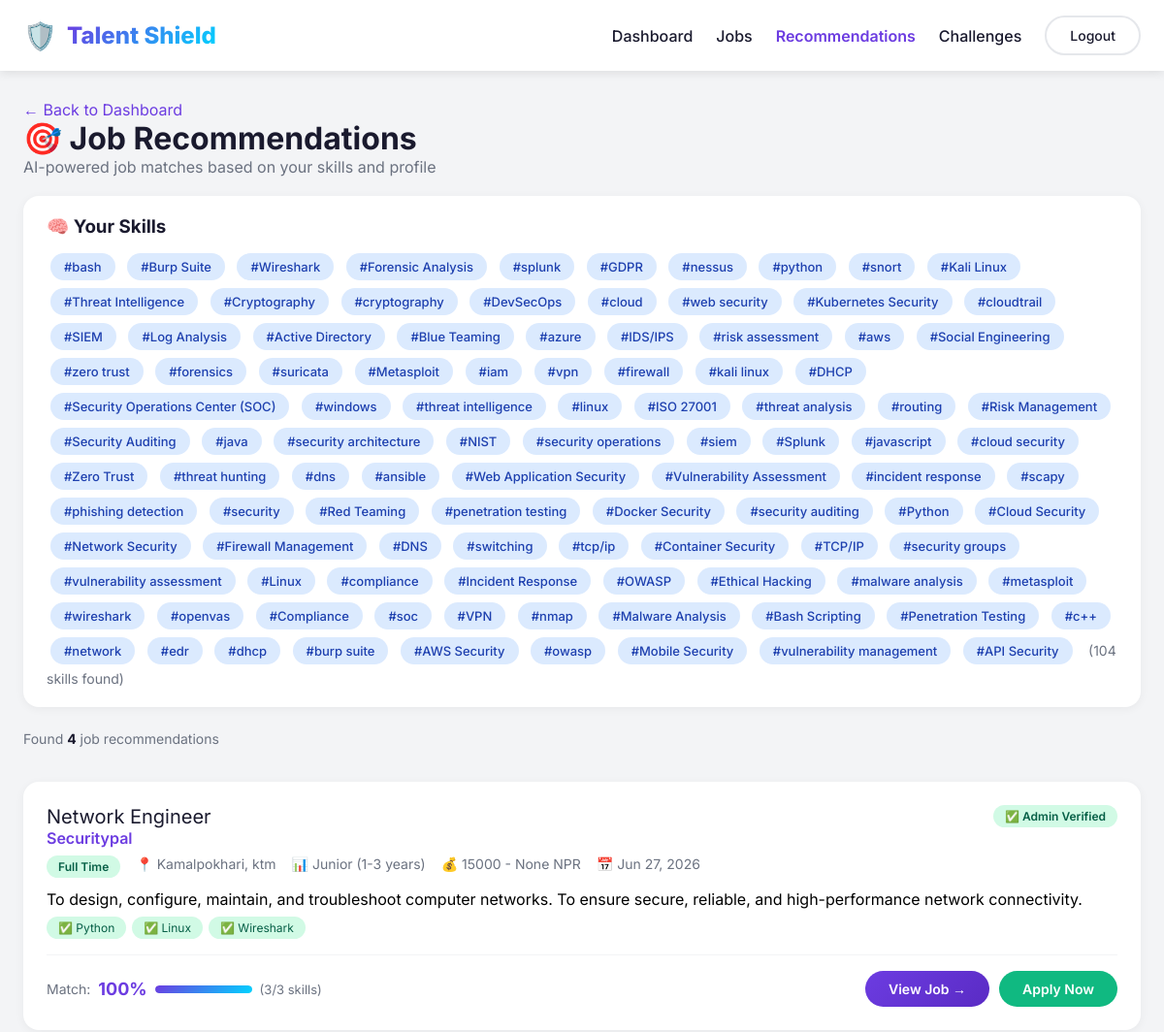
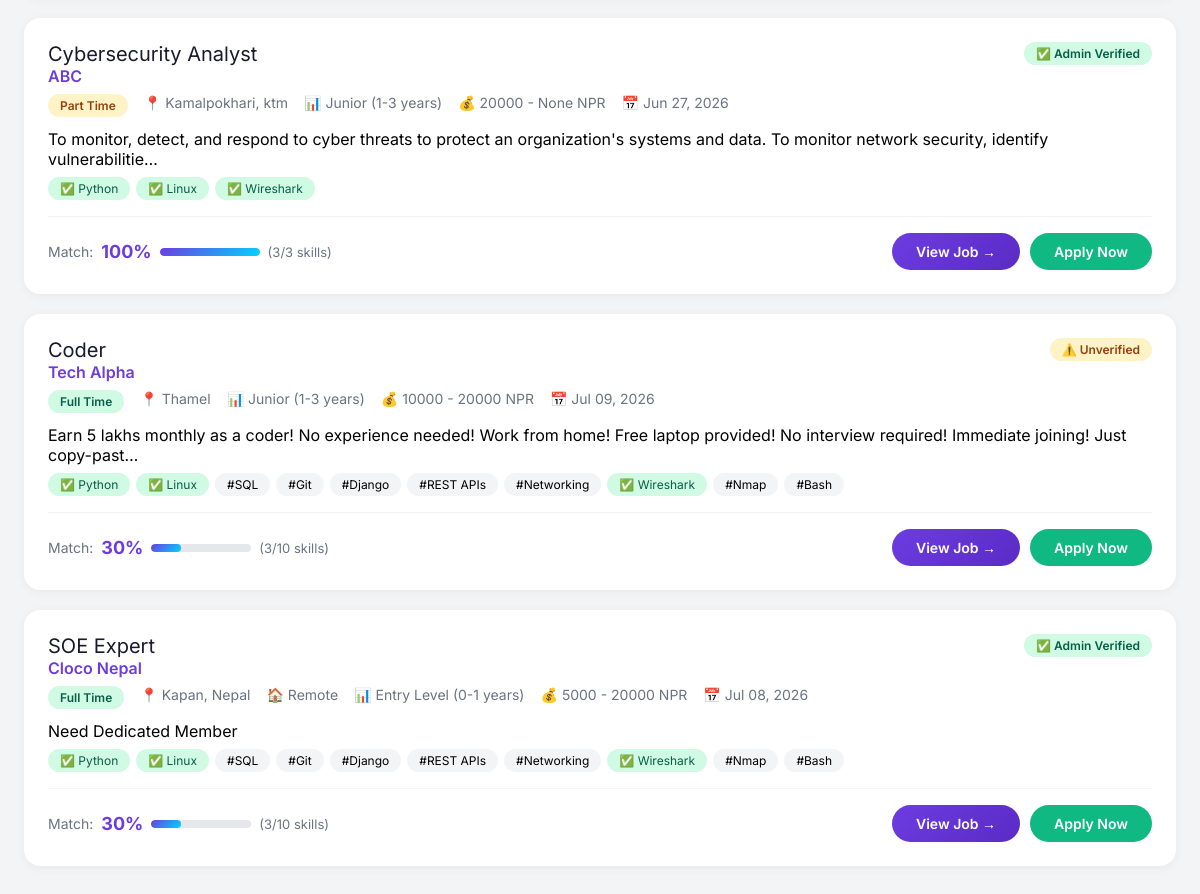
Page /job-recommendations/ (signed in) on the committed database (2 pictures, top to bottom).
### jobs/models.py (models this page shows, shortened)
class Job(models.Model):
    JOB_TYPES = (
        ('full_time', 'Full Time'),
        ('part_time', 'Part Time'),
        ('contract', 'Contract'),
        ('internship', 'Internship'),
        ('freelance', 'Freelance'),
    )
    EXPERIENCE_LEVELS = (
        ('entry', 'Entry Level (0-1 years)'),
        ('junior', 'Junior (1-3 years)'),
        ('mid', 'Mid Level (3-5 years)'),
        ('senior', 'Senior (5+ years)'),
        ('lead', 'Lead / Manager'),
    )
    title = models.CharField(max_length=200)
    company = models.CharField(max_length=200)
    description = models.TextField()
    requirements = models.TextField()
    responsibilities = models.TextField(blank=True)
    job_type = models.CharField(max_length=20, choices=JOB_TYPES, default='full_time')
    experience_level = models.CharField(max_length=20, choices=EXPERIENCE_LEVELS, default='entry')
    location = models.CharField(max_length=200)
    is_remote = models.BooleanField(default=False)
    salary_min = models.IntegerField(null=True, blank=True)
    salary_max = models.IntegerField(null=True, blank=True)
    currency = models.CharField(max_length=10, default='NPR')
    skills_required = models.JSONField(default=list)
    posted_by = models.ForeignKey(
        settings.AUTH_USER_MODEL,
        on_delete=models.CASCADE,
        related_name='jobs'
    )
    is_active = models.BooleanField(default=True)
    is_approved = models.BooleanField(default=False)
    is_verified = models.BooleanField(default=False)
    verified_by = models.ForeignKey(
        settings.AUTH_USER_MODEL,
        on_delete=models.SET_NULL,
        null=True,
        blank=True,
        related_name='verified_jobs'
    )
    verified_at = models.DateTimeField(null=True, blank=True)
    is_ai_verified = models.BooleanField(default=False)
    ai_verification_score = models.IntegerField(default=0)
    ai_verification_reasons = models.JSONField(default=list)
    ai_verified_at = models.DateTimeField(null=True, blank=True)
    created_at = models.DateTimeField(auto_now_add=True)
    updated_at = models.DateTimeField(auto_now=True)
    expires_at = models.DateTimeField(null=True, blank=True)
    class Meta:
        ordering = ['-created_at']

### core/views.py (the view, shortened to what this page needs)
# urls.py: path('job-recommendations/', views.job_recommendations, name='job_recommendations'),
@login_required
def job_recommendations(request):
    if request.user.user_type != 'candidate':
        messages.error(request, 'Only candidates can view recommendations.')
        return redirect('dashboard')
    try:
        profile = request.user.candidate_profile
        candidate_skills = set(profile.skills)
        jobs = Job.objects.filter(is_active=True)
        recommendations = []
        for job in jobs:
            job_skills = set(job.skills_required)
            if job_skills:
                matched = candidate_skills & job_skills
                match_percentage = int((len(matched) / len(job_skills)) * 100) if job_skills else 0
                if match_percentage >= 30:
                    recommendations.append({
                        'job': job,
                        'match': match_percentage,
                        'matched_skills': list(matched),
                        'total_skills': len(job_skills),
                    })
        recommendations.sort(key=lambda x: x['match'], reverse=True)
        return render(request, 'core/job_recommendations.html', {
            'recommendations': recommendations[:10],
            'total_recommendations': len(recommendations),
            'candidate_skills': list(candidate_skills),
        })
    except Exception as e:
        messages.error(request, f'Error: {str(e)}')
        return render(request, 'core/job_recommendations.html', {
            'recommendations': [],
            'candidate_skills': [],
            'total_recommendations': 0,
        })

### templates/core/job_recommendations.html (shortened to what this page needs)
<!DOCTYPE html>
<html lang="en">
<head>
    {% load static %}
</head>
<body>
    <nav class="navbar">
        <div class="container">
            <div class="nav-brand">
                <span class="logo">🛡️</span>
                <span class="brand-name">Talent Shield</span>
            </div>
            <div class="nav-links">
                <a href="/dashboard/">Dashboard</a>
                <a href="/jobs/">Jobs</a>
                <a href="/job-recommendations/" style="color:#6C3CE1; font-weight:600;">Recommendations</a>
                <a href="/challenges/">Challenges</a>
                <a href="{% url 'logout' %}" class="btn btn-outline">Logout</a>
            </div>
        </div>
    </nav>
    <div class="container">
        <div class="page-header">
            <a href="{% url 'dashboard' %}" class="back-link">← Back to Dashboard</a>
            <h1>🎯 Job Recommendations</h1>
            <p>AI-powered job matches based on your skills and profile</p>
        </div>
        <div class="skills-section">
            <h3>🧠 Your Skills</h3>
            {% if candidate_skills %}
                {% for skill in candidate_skills %}
                    <span class="skill-tag">#{{ skill }}</span>
                {% endfor %}
                <span style="color:#6B7280; font-size:14px; margin-left:8px;">
                    ({{ candidate_skills|length }} skills found)
                </span>
            {% else %}
                <p class="no-skills">No skills found in your profile. <a href="{% url 'profile' %}" style="color:#6C3CE1;">Update your profile</a> or upload your CV to get recommendations.</p>
            {% endif %}
        </div>
        <div class="recommendations-grid">
            {% if recommendations %}
                <div style="margin-bottom:16px; color:#6B7280; font-size:14px;">
                    Found <strong style="color:#1A1A2E;">{{ total_recommendations }}</strong> job recommendations
                </div>
                {% for item in recommendations %}
                    {% with job=item.job %}
                    <div class="job-card">
                        <div class="job-header">
                            <div>
                                <div class="job-title">{{ job.title }}</div>
                                <div class="company">{{ job.company }}</div>
                            </div>
                            <div class="verification-badge-container">
                                {% if job.is_verified %}
                                    <span class="badge badge-verified">✅ Admin Verified</span>
                                {% endif %}
                                {% if not job.is_verified and not job.is_ai_verified %}
                                    <span class="badge badge-unverified">⚠️ Unverified</span>
                                {% endif %}
                            </div>
                        </div>
                        <div class="meta">
                            <span class="badge badge-{{ job.job_type }}">{{ job.get_job_type_display }}</span>
                            <span>📍 {{ job.location }}</span>
                            {% if job.is_remote %}<span>🏠 Remote</span>{% endif %}
                            <span>📊 {{ job.get_experience_level_display }}</span>
                            {% if job.salary_min %}
                                <span>💰 {{ job.salary_min }} - {{ job.salary_max }} {{ job.currency }}</span>
                            {% endif %}
                            <span>📅 {{ job.created_at|date:"M d, Y" }}</span>
                        </div>
                        <p>{{ job.description|truncatechars:150 }}</p>
                        <div class="skills">
                            {% for skill in job.skills_required %}
                                {% if skill in candidate_skills %}
                                    <span class="match">✅ {{ skill }}</span>
                                {% else %}
                                    <span>#{{ skill }}</span>
                                {% endif %}
                            {% endfor %}
                        </div>
                        <div class="footer">
                            <div class="match-score">
                                <span style="color:#6B7280; font-size:14px;">Match:</span>
                                <span class="score">{{ item.match }}%</span>
                                <div class="bar">
                                    <div class="fill" style="width: {{ item.match }}%;"></div>
                                </div>
                                <span style="color:#6B7280; font-size:13px;">
                                    ({{ item.matched_skills|length }}/{{ item.total_skills }} skills)
                                </span>
                            </div>
                            <div style="display:flex; gap:10px; flex-wrap:wrap;">
                                <a href="{% url 'job_detail' job.id %}" class="btn btn-primary">View Job →</a>
                                <a href="{% url 'apply_job' job.id %}" class="btn btn-success">Apply Now</a>
                            </div>
                        </div>
                    </div>
                    {% endwith %}
                {% endfor %}
            {% endif %}
        </div>
    </div>
</body>
</html>

### templates/core/job_recommendations.html (style rules this page uses)
* { margin: 0; padding: 0; box-sizing: border-box; }
body { font-family: 'Inter', sans-serif; background: #F3F4F6; }
.navbar { background: white; padding: 16px 0; box-shadow: 0 2px 10px rgba(0,0,0,0.1); }
.container { max-width: 1200px; margin: 0 auto; padding: 0 24px; }
.navbar .container { display: flex; justify-content: space-between; align-items: center; }
.nav-brand { display: flex; align-items: center; gap: 10px; font-size: 24px; font-weight: 800; }
.nav-brand .logo { font-size: 28px; }
.nav-brand .brand-name { background: linear-gradient(135deg, #6C3CE1, #00D4FF); -webkit-background-clip: text; -webkit-text-fill-color: transparent; }
.nav-links { display: flex; align-items: center; gap: 24px; flex-wrap: wrap; }
.nav-links a { text-decoration: none; color: #1A1A2E; font-weight: 500; }
.btn { display: inline-block; padding: 10px 24px; border: none; border-radius: 50px; font-weight: 600; font-size: 14px; text-decoration: none; cursor: pointer; transition: all 0.3s ease; }
.btn-primary { background: linear-gradient(135deg, #6C3CE1, #5A2BC4); color: white; }
.btn-outline { background: transparent; color: #1A1A2E; border: 2px solid #E5E7EB; }
.btn-success { background: #10B981; color: white; }
.page-header { padding: 30px 0 20px; }
.page-header .back-link { color: #6C3CE1; text-decoration: none; }
.page-header h1 { font-size: 32px; color: #1A1A2E; }
.page-header p { color: #6B7280; }
.skills-section { background: white; padding: 20px 24px; border-radius: 16px; margin-bottom: 24px; box-shadow: 0 2px 10px rgba(0,0,0,0.05); }
.skills-section h3 { margin-bottom: 12px; color: #1A1A2E; }
.skills-section .skill-tag { display: inline-block; background: #DBEAFE; color: #1E40AF; padding: 6px 14px; border-radius: 50px; font-size: 13px; font-weight: 500; margin: 4px; }
.recommendations-grid { display: grid; grid-template-columns: 1fr; gap: 20px; padding-bottom: 40px; }
.job-card { background: white; padding: 24px; border-radius: 16px; box-shadow: 0 2px 10px rgba(0,0,0,0.05); transition: transform 0.3s; }
.job-card .job-header { display: flex; justify-content: space-between; align-items: flex-start; flex-wrap: wrap; }
.job-card .job-title { font-size: 20px; color: #1A1A2E; }
.job-card .company { color: #6C3CE1; font-weight: 600; }
.job-card .meta { display: flex; gap: 16px; margin: 8px 0 12px; flex-wrap: wrap; font-size: 14px; color: #6B7280; }
.badge { padding: 4px 12px; border-radius: 50px; font-size: 12px; font-weight: 600; }
.badge-full_time { background: #D1FAE5; color: #065F46; }
.badge-part_time { background: #FEF3C7; color: #92400E; }
.badge-verified { background: #D1FAE5; color: #065F46; }
.badge-unverified { background: #FEF3C7; color: #92400E; }
.job-card .skills { display: flex; gap: 6px; flex-wrap: wrap; margin-top: 8px; }
.job-card .skills span { background: #F3F4F6; padding: 4px 12px; border-radius: 50px; font-size: 12px; }
.job-card .skills .match { background: #D1FAE5; color: #065F46; }
.job-card .footer { display: flex; justify-content: space-between; align-items: center; margin-top: 16px; padding-top: 16px; border-top: 1px solid #F3F4F6; flex-wrap: wrap; gap: 12px; }
.job-card .match-score { display: flex; align-items: center; gap: 8px; }
.job-card .match-score .score { font-weight: 700; font-size: 18px; color: #6C3CE1; }
.job-card .match-score .bar { width: 100px; height: 8px; background: #E5E7EB; border-radius: 10px; overflow: hidden; }
.job-card .match-score .bar .fill { height: 100%; background: linear-gradient(135deg, #6C3CE1, #00D4FF); border-radius: 10px; transition: width 0.5s; }
.verification-badge-container { display: flex; gap: 8px; flex-wrap: wrap; align-items: center; }

### rows in the picture
Job: job "Network Engineer", job.company "Securitypal", is_verified "✅ Admin Verified", job.job_type "Full Time", job.location "Kamalpokhari, ktm", job.experience_level "Junior (1-3 years)", job.salary_min "15000", job.salary_max "None", job.currency "NPR", job.created_at "Jun 27, 2026", job.description "To design, configure, maintain, and troubleshoot computer networks. To ensure secure, reliable, and high-performance network connectivity.", skills_required "Python" "Linux" "Wireshark", match "100", matched_skills|length "3", total_skills "3"
Job: job "Cybersecurity Analyst", job.company "ABC", is_verified "✅ Admin Verified", job.job_type "Part Time", job.location "Kamalpokhari, ktm", job.experience_level "Junior (1-3 years)", job.salary_min "20000", job.salary_max "None", job.currency "NPR", job.created_at "Jun 27, 2026", job.description "To monitor, detect, and respond to cyber threats to protect an organization's systems and data. To monitor network security, identify vulnerabilitie…", skills_required "Python" "Linux" "Wireshark", match "100", matched_skills|length "3", total_skills "3"
Job: job "Coder", job.company "Tech Alpha", is_verified "⚠️ Unverified", job.job_type "Full Time", job.location "Thamel", job.experience_level "Junior (1-3 years)", job.salary_min "10000", job.salary_max "20000", job.currency "NPR", job.created_at "Jul 09, 2026", job.description "Earn 5 lakhs monthly as a coder! No experience needed! Work from home! Free laptop provided! No interview required! Immediate joining! Just copy-past…", skills_required "Python" "Linux" "Wireshark", skills_required "SQL" "Git" "Django" "REST APIs" "Networking" "Nmap" "Bash", match "30", matched_skills|length "3", total_skills "10"
Job: job "SOE Expert", job.company "Cloco Nepal", is_verified "✅ Admin Verified", job.job_type "Full Time", job.location "Kapan, Nepal", is_remote "🏠 Remote", job.experience_level "Entry Level (0-1 years)", job.salary_min "5000", job.salary_max "20000", job.currency "NPR", job.created_at "Jul 08, 2026", job.description "Need Dedicated Member", skills_required "Python" "Linux" "Wireshark", skills_required "SQL" "Git" "Django" "REST APIs" "Networking" "Nmap" "Bash", match "30", matched_skills|length "3", total_skills "10"

### other values in the picture
{{ skill }} "bash" "Burp Suite" "Wireshark" "Forensic Analysis" "splunk" "GDPR" "nessus" "python" "snort" "Kali Linux" "Threat Intelligence" "Cryptography" "cryptography" "DevSecOps" "cloud" "web security" "Kubernetes Security" "cloudtrail" "SIEM" "Log Analysis" "Active Directory" "Blue Teaming" "azure" "IDS/IPS" "risk assessment" "aws" "Social Engineering" "zero trust" "forensics" "suricata" "Metasploit" "iam" "vpn" "firewall" "kali linux" "DHCP" "Security Operations Center (SOC)" "windows" "threat intelligence" "linux" "ISO 27001" "threat analysis" "routing" "Risk Management" "Security Auditing" "java" "security architecture" "NIST" "security operations" "siem" "Splunk" "javascript" "cloud security" "Zero Trust" "threat hunting" "dns" "ansible" "Web Application Security" "Vulnerability Assessment" "incident response" "scapy" "phishing detection" "security" "Red Teaming" "penetration testing" "Docker Security" "security auditing" "Python" "Cloud Security" "Network Security" "Firewall Management" "DNS" "switching" "tcp/ip" "Container Security" "TCP/IP" "security groups" "vulnerability assessment" "Linux" "compliance" "Incident Response" "OWASP" "Ethical Hacking" "malware analysis" "metasploit" "wireshark" "openvas" "Compliance" "soc" "VPN" "nmap" "Malware Analysis" "Bash Scripting" "Penetration Testing" "c++" "network" "edr" "dhcp" "burp suite" "AWS Security" "owasp" "Mobile Security" "vulnerability management" "API Security"
{{ candidate_skills|length }} "104"
{{ total_recommendations }} "4"
